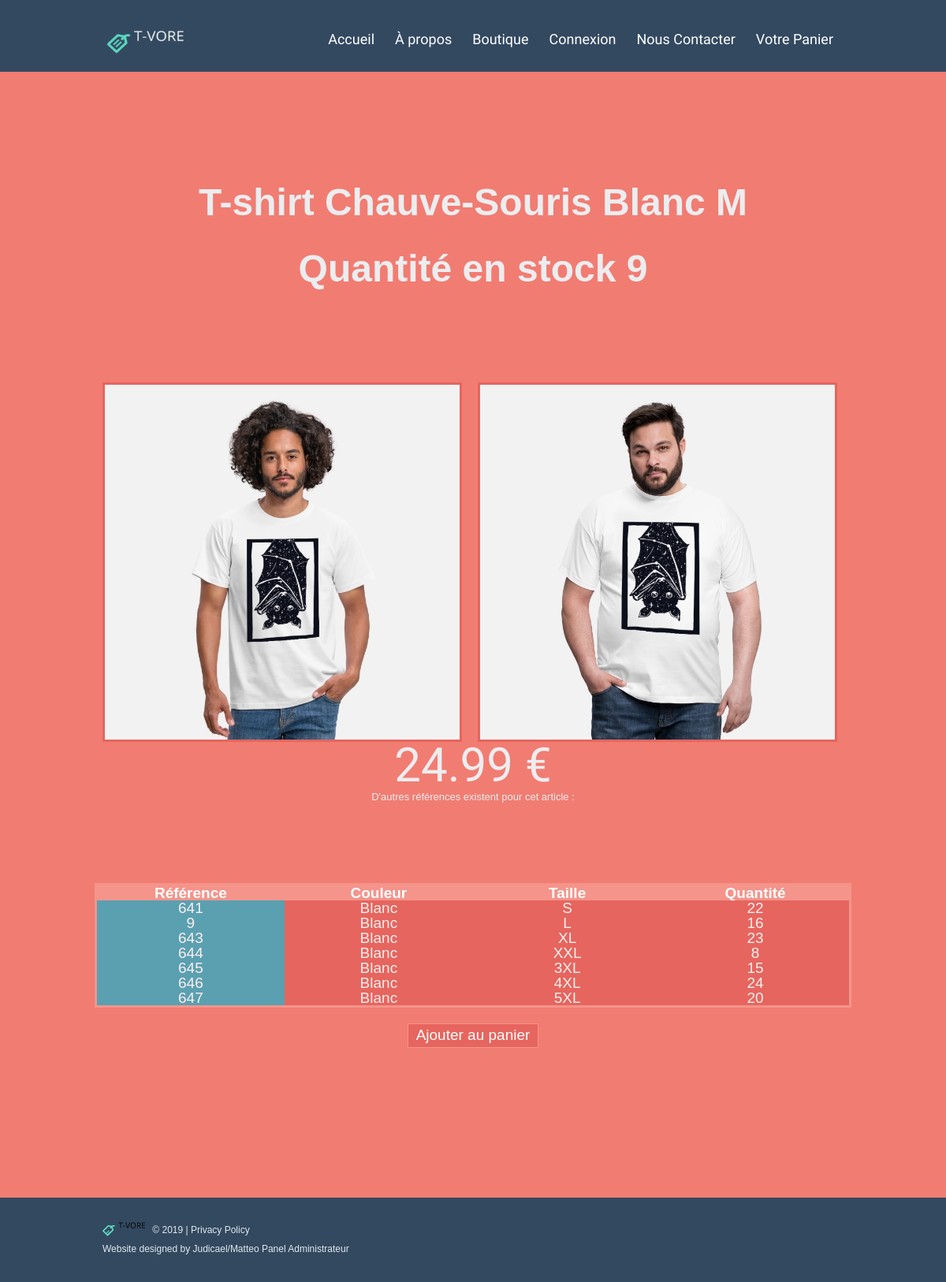
Page /developpeur.php?ref=642 on the earlier database version.
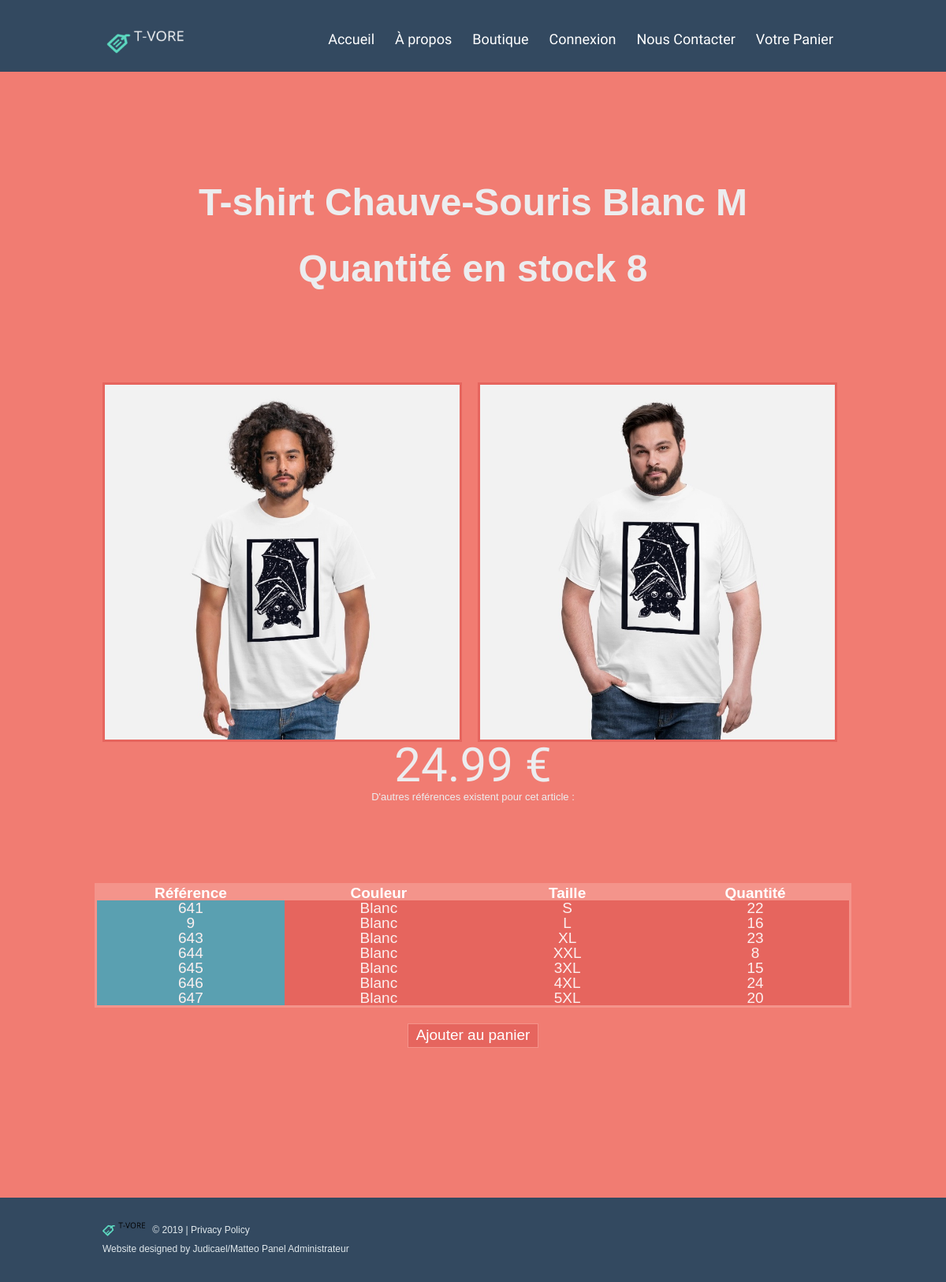
Same page on the later database version.
### tables this page shows
CREATE TABLE `reftshirt` (
  `numRef` int(11) NOT NULL,
  `numTshirt` int(11) NOT NULL,
  `numCouleur` int(11) NOT NULL,
  `numTaille` int(11) NOT NULL,
  `parDefaut` tinyint(1) NOT NULL DEFAULT '0',
  `stock` int(11) NOT NULL DEFAULT '20'
);

CREATE TABLE `tshirt` (
  `numTshirt` int(11) NOT NULL,
  `nomtshirt` varchar(255) DEFAULT NULL,
  `prix` decimal(19,2) DEFAULT '0.00',
  `genre` int(11) DEFAULT '0'
);

CREATE TABLE `couleur` (
  `numCouleur` int(11) NOT NULL,
  `libellecouleur` varchar(255) DEFAULT NULL
);

CREATE TABLE `taille` (
  `numTaille` int(11) NOT NULL,
  `libelletaille` varchar(255) DEFAULT NULL
);

CREATE TABLE `photo` (
  `numPhoto` int(11) NOT NULL,
  `numTshirt` int(11) NOT NULL,
  `numCouleur` int(11) NOT NULL,
  `cheminImage` varchar(100) NOT NULL,
  `parDefaut` tinyint(1) NOT NULL DEFAULT '0'
);

### developpeur.php (the view, shortened to what this page needs)
<?php
echo '<!DOCTYPE html>';
echo '<html>';
	echo '<head>';
		echo '<link rel="stylesheet" href="css/boutique.css">';
		echo '<link rel="stylesheet" href="css/camera.css">';
		echo '<link rel="stylesheet" href="css/form.css">';
		echo '<link rel="stylesheet" href="css/developpeur.css">';
	echo '</head>';
	echo '<body>';
		echo '<header class="page1">';
			echo '<div class="container_12">';
				echo '<div class="grid_12">';
					echo '<h1><a href="#"><img src="images/logo.png"></a></h1>';
					echo '<div class="menu_block">';
						echo '<nav>';
							echo '<ul class="sf-menu">';
								echo '<li class="current men"><a  href="index.php">Accueil</a> <strong class="hover"></strong></li>';
								echo '<li class="men1"><a  href="index.php #page3">À propos</a><strong class="hover"></strong></li>';
								echo '<li class="men2"><a  href="boutique.php">Boutique</a> <strong class="hover"></strong></li>';
								if (empty($_SESSION['admin'])) {
									echo '<li class="men3"><a  href="connect\index.html">Connexion</a> <strong class="hover"></strong></li>';
									}
									else {
								echo '<li class="men3"><a href="deconnexion.php">Déconnexion</a> <strong class="hover"></strong></li>';
								}
								?>
								<li class="men4"><a  href="index.php #page4">Nous Contacter</a> <strong class="hover"></strong></li>
								<li class="men5"><a  href="panier.php">Votre Panier</a> <strong class="hover"></strong></li>
							</ul>
						</nav>
					</div>
				</div>
			</div>
		</header>
	<?php
	if (isset($_GET['ref']))
	{
	$numRef=$_GET['ref'];
	$resultat = mysql_query("SELECT r.numTshirt, r.numCouleur, r.stock, t.nomtshirt, t.prix, c.libelleCouleur, ta.libelleTaille
		                     FROM reftshirt AS r
		                     INNER JOIN tshirt AS t ON t.numTshirt = r.numTshirt
		                     INNER JOIN couleur AS c ON c.numCouleur = r.numCouleur
		                     INNER JOIN taille AS ta ON ta.numTaille = r.numTaille
		                     WHERE r.numRef=$numRef") or die("erreur requete");
	while ($ligne=mysql_fetch_assoc($resultat))
	{
		$numTshirt=$ligne["numTshirt"];
		$numCouleur=$ligne["numCouleur"];
		$stock=$ligne["stock"];
		$nomtshirt=utf8_encode($ligne["nomtshirt"]);
		$prix=$ligne["prix"];
		$libelleCouleur=$ligne["libelleCouleur"];
		$libelleTaille=$ligne["libelleTaille"];
	}
	echo "<div id='page2' class='content'>
		  <div class='container_12'>
				<div class='grid_12'>
						<div class='slogan'>
							<h3>$nomtshirt $libelleCouleur $libelleTaille</h3>
							<h3>Quantité en stock $stock</h3>
						</div>
					</div>
			<div class='photoDiv'>";
	$resultat = mysql_query("SELECT cheminImage FROM photo WHERE numTshirt=$numTshirt and numCouleur=$numCouleur") or die("erreur requete");
	while ($ligne=mysql_fetch_assoc($resultat))
	{
		$cheminImage=$ligne["cheminImage"];
		echo "<div class='photo1'>
				<img src='photos/$cheminImage'>
  			  </div>";
  	}
  	echo "</div>
				<h2>$prix €</h2>";
	$requete = "SELECT r.numRef, r.stock, c.libelleCouleur, ta.libelleTaille
                FROM reftshirt AS r
                INNER JOIN couleur AS c ON c.numCouleur = r.numCouleur
                INNER JOIN taille AS ta ON ta.numTaille = r.numTaille
                WHERE r.numTshirt=$numTshirt AND r.numRef != $numRef
                ORDER BY c.libelleCouleur, ta.numTaille";
	$resultat = mysql_query($requete) or die("erreur requete");
	echo "<div>D'autres références existent pour cet article :</div>
	    <table>
	        <tr class='refCol'><th> Référence </th> <th> Couleur </th> <th> Taille </th> <th> Quantité </th></tr>
	     ";
	while ($ligne=mysql_fetch_assoc($resultat))
	{
		$numRef2=$ligne["numRef"];
		$stock=$ligne["stock"];
		$libelleCouleur=$ligne["libelleCouleur"];
		$libelleTaille=$ligne["libelleTaille"];
	    echo '<tr><td class="refCol2"><a href="?ref='.$numRef2.'">'.$numRef2.'</a></td><td>'.$libelleCouleur.'</td><td>'.$libelleTaille.'</td><td>'.$stock.'</td></tr>
	         ';
  	}
  	echo "</table>";
	echo '<div>
	        <form method="post" action="panier.php">
	          <input type="hidden" value="'.$numRef.'" name="ref">
	          <input type="submit" value="Ajouter au panier" name="ajoutPanier" class="validDev">
	        </form>
	      </div>
	</div>
</div>';
    }
?>
		<footer>
			<div class="container_12">
				<div class="grid_12">
					<div class="copy">
						<a href="#"><img src="images/footer_logo.png" alt="" width="60"></a>  &copy; 2019 | <a href="#">Privacy Policy</a> <br> Website designed by Judicael/Matteo <a href="admin/index.php" rel="nofollow">Panel Administrateur</a>
					</div>
				</div>
			</div>
		</footer>
	</body>
</html>

### css/boutique.css (style rules this page uses)
input { outline: none !important; }
html { width: 100%; }
* { -webkit-text-size-adjust: none; }
body { font: 13px/19px Arial, Helvetica, sans-serif; color:#ecedef; position:relative; min-width:960px; background: #334960; }
h1, h2, h4, h5, h6 { font-weight: normal; font-family: 'Signika', sans-serif; color: #ecedef; }
h2 { font-size: 60px; padding-top: 101px; line-height: 60px; text-align: center; }
h3 { font-size: 48px; line-height: 54px; font-family: 'Oswald', sans-serif; }
img { max-width: 100%; }
ul { padding: 0; margin: 0; list-style: none; }
a { text-decoration: none; color: inherit; outline: none; transition: 0.5s ease; -o-transition: 0.5s ease; -webkit-transition: 0.5s ease; }
header { display: block; position: fixed; z-index: 999; left: 0; right: 0; padding-bottom: 20px; top: 0; overflow: hidden; background-color: #334960; transition: 0.2s ease; -o-transition: 0.1s ease; -webkit-transition: 0.2s ease; }
h1 { padding-top: 28px; float: left; z-index: 999; }
header h1 a { display: block; overflow: hidden; width: 108px; height: 43px; text-indent: -999px; transition: 0s ease; -o-transition: 0s ease; -webkit-transition: 0s ease; }
header h1 a img { display: block; }
.content { padding-top: 125px; text-align: center; position: relative; }
.content:after { display: block; position: absolute; content: ''; z-index: 1; width: 0px; height: 0px; border-style: solid; border-width: 37px 50px 0 50px; border-color: #334960 transparent transparent transparent; left: 50%; margin-left: -50px; top: 0; }
#page2 { background-color: #f17c72; padding-top: 230px; padding-bottom: 500px; padding-bottom: 190px; }
.slogan h3 { margin-bottom: 30px; }
.slogan { margin-bottom: 117px; }
footer { display: block; }
.copy { color: #e0e8ec; padding-top: 29px; padding-bottom: 30px; font-size: 12px; line-height: 24px; }

### css/developpeur.css (style rules this page uses)
.photo1, .photo2 { display: inline; float: left; margin-left: 10px; margin-right: 10px; width: 450px; border: solid #e6655e; }
.photoDiv { margin-top: 50px; margin-left: auto; margin-right: auto; width: 960px; }
table, td { width: 100%; margin: auto; border: solid #f4948b; border-collapse: collapse; text-align: center; font-size: 19px; table-layout: fixed; background-color: #e6655e; color: white; margin-top: 100px; }
td { padding: 20px; opacity: 0.9; }
.refCol { background-color: #f4948b; }
.refCol2 { background-color: #4BA7BB; }
.validDev { margin-top: 20px; display: inline-block; font-size: 19px; line-height: 18px; background-color: #e6655e; border: 1px solid #f4948b; min-width: 107px; padding: 5px 10px 6px; color: #fff; cursor: pointer; }

### css/grid.css (style rules this page uses)
body { min-width: 960px; }
.container_12 { margin-left: auto; margin-right: auto; width: 960px; }
.grid_1, .grid_2, .grid_3, .grid_4, .grid_5, .grid_6, .grid_7, .grid_8, .grid_9, .grid_10, .grid_11, .grid_12 { display: inline; float: left; margin-left: 10px; margin-right: 10px; }
.container_12 .grid_12 { width: 940px; }
.clearfix:before, .clearfix:after, .container_12:before, .container_12:after { content: '.'; display: block; overflow: hidden; visibility: hidden; font-size: 0; line-height: 0; width: 0; height: 0; }
.clearfix:after, .container_12:after { clear: both; }
.clearfix, .container_12 { zoom: 1; }

### css/superfish.css (style rules this page uses)
.menu_block { z-index: 999; float: right; }
nav { position:relative;padding: 0px 0 0 0; }
.sf-menu li { float:left;position:relative; }
.sf-menu>li { float: left; position: relative; }
.sf-menu>li>a { font-size: 18px; font-family: 'Signika', sans-serif; color: #fff; position: relative; line-height: 24px; padding: 38px 13px 6px; display: block; z-index: 999; position: relative; }

Differences in the rows shown:
changed reftshirt "T-shirt Chauve-Souris": stock "9" → "8"
